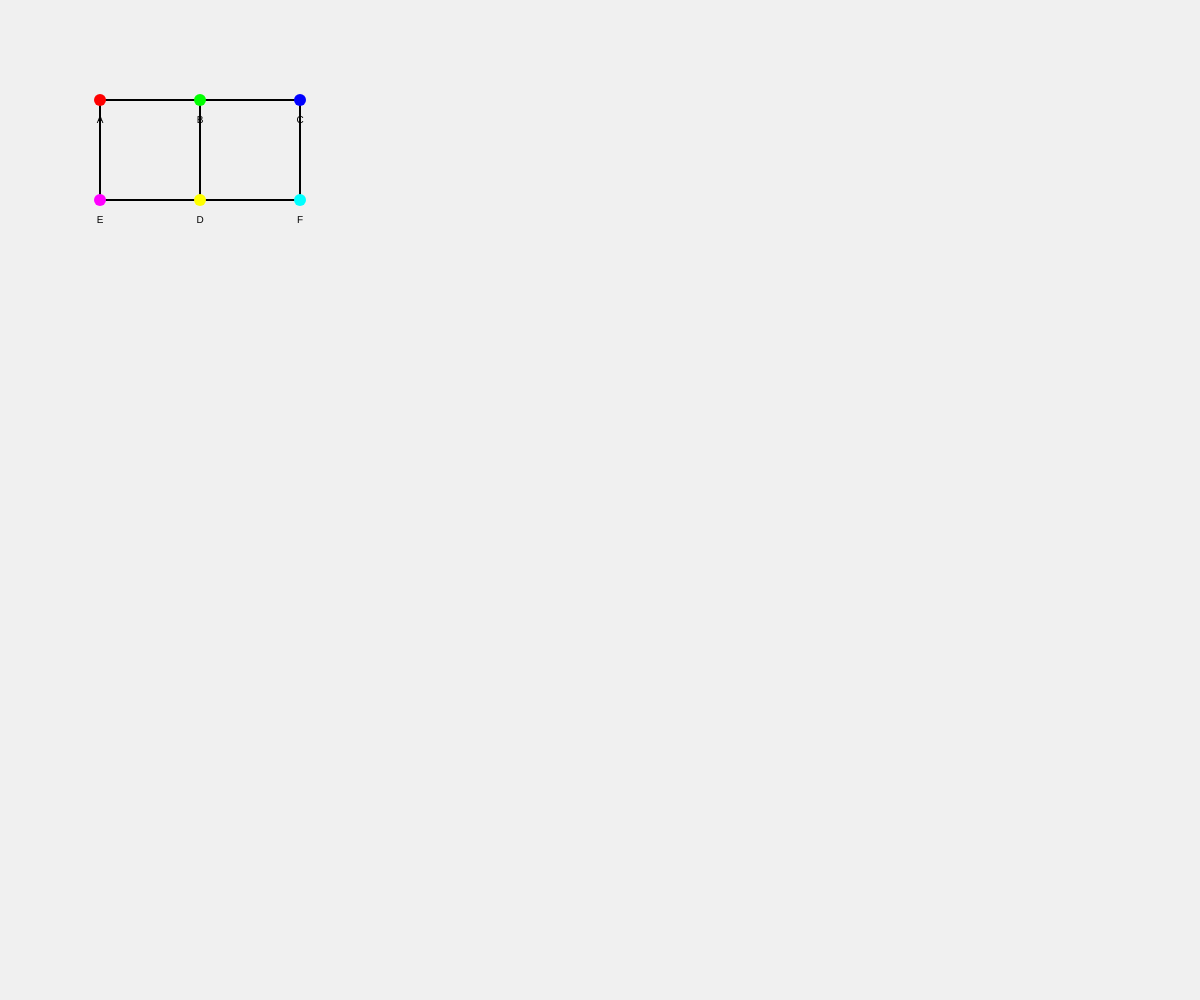
Frame 1 (no input)
Frame 2 (the mouse pressed at the canvas centre, redrawn once): identical to frame 1, image omitted

The p5.js sketch that drew this single still picture (run headless with seeded random() and noise() and a simulated clock; the mouse was pressed at the canvas centre and the sketch redrawn once):

// p5.js sketch
// ── sketch.js
let stations = [];
let lines = [];
let clickedStation = null;
let transitionProgress = 0;
let targetPositions = [];

class Station {
  constructor(x, y, color, name) {
    this.x = x;
    this.y = y;
    this.color = color;
    this.name = name;
    this.originalX = x;
    this.originalY = y;
    this.targetX = x;
    this.targetY = y;
  }
  
  draw() {
    fill(this.color);
    noStroke();
    ellipse(this.x, this.y, 12, 12);
    fill(0);
    textSize(10);
    textAlign(CENTER, TOP);
    text(this.name, this.x, this.y + 15);
  }
  
  isClicked(mx, my) {
    return dist(mx, my, this.x, this.y) < 15;
  }
}

class Line {
  constructor(stationA, stationB) {
    this.stationA = stationA;
    this.stationB = stationB;
  }
  
  draw() {
    stroke(0);
    strokeWeight(2);
    line(this.stationA.x, this.stationA.y, this.stationB.x, this.stationB.y);
  }
}

function setup() {
  createCanvas(windowWidth, windowHeight);
  noLoop();
  
  // Create stations
  stations = [
    new Station(100, 100, color(255, 0, 0), "A"),
    new Station(200, 100, color(0, 255, 0), "B"),
    new Station(300, 100, color(0, 0, 255), "C"),
    new Station(200, 200, color(255, 255, 0), "D"),
    new Station(100, 200, color(255, 0, 255), "E"),
    new Station(300, 200, color(0, 255, 255), "F")
  ];
  
  // Create lines
  lines = [
    new Line(stations[0], stations[1]),
    new Line(stations[1], stations[2]),
    new Line(stations[1], stations[3]),
    new Line(stations[0], stations[4]),
    new Line(stations[2], stations[5]),
    new Line(stations[3], stations[5]),
    new Line(stations[3], stations[4])
  ];
  
  // Set up target positions
  for (let i = 0; i < stations.length; i++) {
    targetPositions.push({x: stations[i].originalX, y: stations[i].originalY});
  }
}

function draw() {
  background(240);
  
  // Draw lines first
  for (let line of lines) {
    line.draw();
  }
  
  // Draw stations
  for (let station of stations) {
    station.draw();
  }
}

function mousePressed() {
  // Find clicked station
  for (let station of stations) {
    if (station.isClicked(mouseX, mouseY)) {
      clickedStation = station;
      break;
    }
  }
  
  if (clickedStation) {
    // Calculate new positions
    let centerX = clickedStation.originalX;
    let centerY = clickedStation.originalY;
    
    for (let i = 0; i < stations.length; i++) {
      let s = stations[i];
      let dx = s.originalX - centerX;
      let dy = s.originalY - centerY;
      
      // Apply transformation: move away from clicked station
      let distFromCenter = sqrt(dx * dx + dy * dy);
      let strength = 100 / (distFromCenter + 50);
      
      targetPositions[i].x = s.originalX + dx * strength * 0.3;
      targetPositions[i].y = s.originalY + dy * strength * 0.3;
    }
    
    // Start transition
    transitionProgress = 0;
    loop();
  }
}

function draw() {
  background(240);
  
  // Interpolate positions during transition
  if (transitionProgress < 1) {
    transitionProgress += 0.05;
    
    for (let i = 0; i < stations.length; i++) {
      let s = stations[i];
      s.x = lerp(s.originalX, targetPositions[i].x, transitionProgress);
      s.y = lerp(s.originalY, targetPositions[i].y, transitionProgress);
    }
    
    // Redraw
    redraw();
  } else {
    // Set final positions
    for (let i = 0; i < stations.length; i++) {
      let s = stations[i];
      s.x = targetPositions[i].x;
      s.y = targetPositions[i].y;
    }
    
    noLoop(); // Stop animation
  }
  
  // Draw lines and stations
  for (let line of lines) {
    line.draw();
  }
  
  for (let station of stations) {
    station.draw();
  }
}

function windowResized() {
  resizeCanvas(windowWidth, windowHeight);
}
